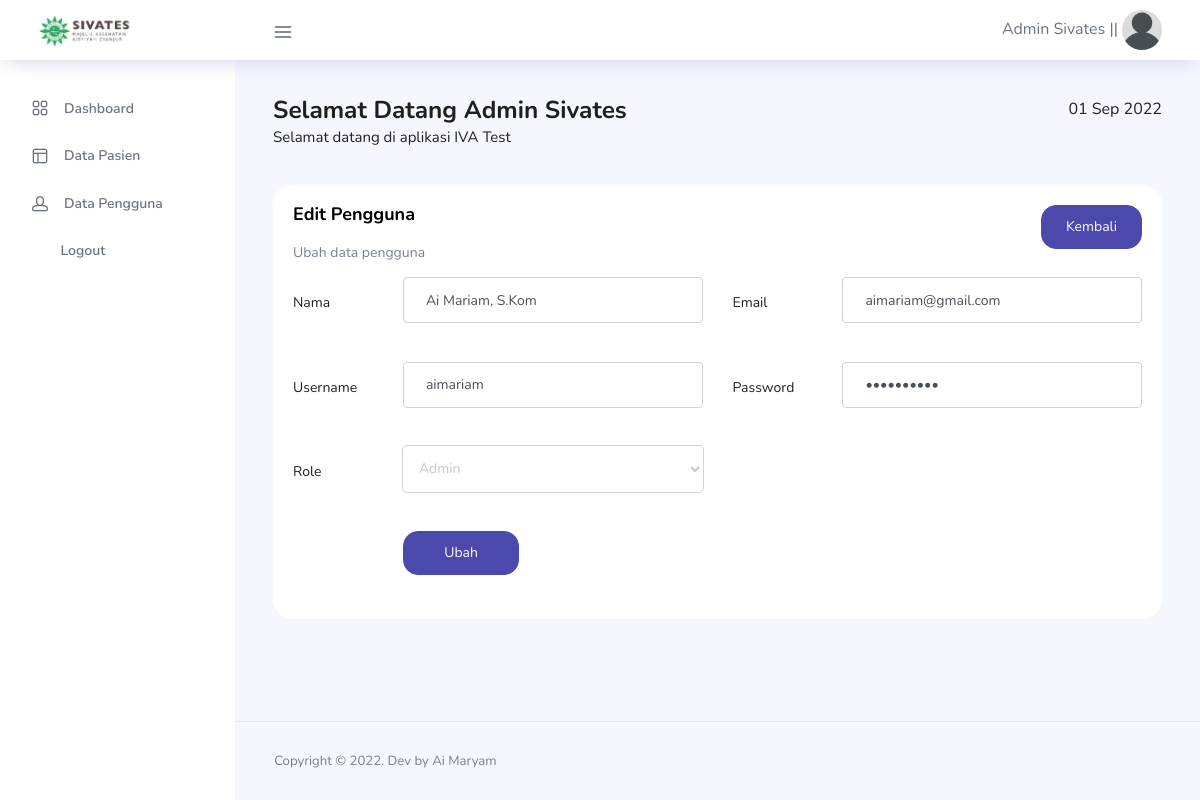
The app's page /view_user/user_edit.php?id_user=2 (signed in), older data.
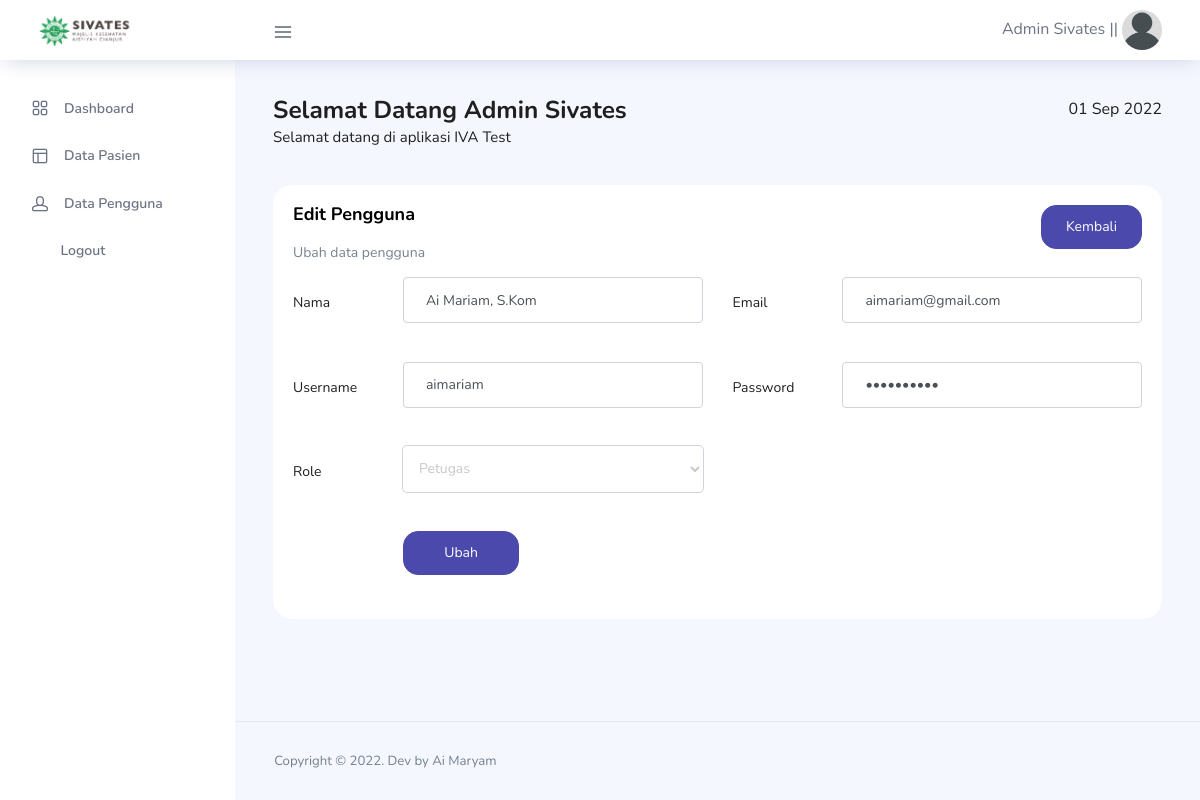
The same page, newer data.
### tables this page shows
CREATE TABLE `users` (
  `id_user` int(11) NOT NULL,
  `nama` varchar(255) NOT NULL,
  `email` varchar(125) NOT NULL,
  `username` varchar(125) NOT NULL,
  `password` varchar(255) NOT NULL,
  `role_id` int(11) NOT NULL,
  `image` varchar(255) NOT NULL,
  `date_created` date NOT NULL,
  `is_active` int(1) NOT NULL
);

CREATE TABLE `user_role` (
  `id_role` int(11) NOT NULL,
  `role` varchar(125) NOT NULL
);

### functions.php (called while the page is built, shortened)
<?php
$conn = mysqli_connect("localhost", "root", "", "db_sivates");
function query($query)
{
    global $conn;
    $result = mysqli_query($conn, $query);
    $rows = [];
    while ($row = mysqli_fetch_assoc($result)) {
        $rows[] = $row;
    }
    return $rows;
}

### view_user/user_edit.php (the view, shortened to what this page needs)
<?php
include "../templates/header.php";
include "../templates/topbar.php";
include "../templates/aside.php";
$id = $_GET["id_user"];
$user = query("SELECT * FROM users
                INNER JOIN user_role
                ON users.role_id = user_role.id_role
                WHERE id_user = $id")[0];
?>
<div class="row">
    <div class="col-12 grid-margin">
        <div class="card">
            <div class="card-body">
                <div class="row">
                    <div class="col">
                        <h4 class="card-title">Edit Pengguna</h4>
                        <p class="card-description">
                            Ubah data pengguna
                        </p>
                    </div>
                    <div class="col">
                        <a class="btn btn-primary float-right" href="users.php">Kembali</a>
                    </div>
                </div>
                <form class="form-sample" action="" method="POST">
                    <div class="row">
                        <div class="col-md-6">
                            <div class="form-group row">
                                <label class="col-sm-3 col-form-label">Nama</label>
                                <div class="col-sm-9">
                                    <input type="text" class="form-control" name="nama" value="<?= $user['nama']; ?>" />
                                </div>
                            </div>
                        </div>
                        <div class="col-md-6">
                            <div class="form-group row">
                                <label class="col-sm-3 col-form-label">Email</label>
                                <div class="col-sm-9">
                                    <input type="email" class="form-control" name="email" value="<?= $user['email']; ?>" />
                                </div>
                            </div>
                        </div>
                    </div>
                    <div class="row">
                        <div class="col-md-6">
                            <div class="form-group row">
                                <label class="col-sm-3 col-form-label">Username</label>
                                <div class="col-sm-9">
                                    <input type="text" class="form-control" name="username" value="<?= $user['username']; ?>" />
                                </div>
                            </div>
                        </div>
                        <div class="col-md-6">
                            <div class="form-group row">
                                <label class="col-sm-3 col-form-label">Password</label>
                                <div class="col-sm-9">
                                    <input type="password" class="form-control" name="password" value="<?= $user['password']; ?>" />
                                </div>
                            </div>
                        </div>
                    </div>
                    <div class="row">
                        <div class="col-md-6">
                            <div class="form-group row">
                                <label class="col-sm-3 col-form-label">Role</label>
                                <div class="col-sm-9">
                                    <select class="form-control" name="role">
                                        <option value="<?= $user['role_id']; ?>"><?= $user['role']; ?></option>
                                    </select>
                                </div>
                            </div>
                        </div>
                    </div>
                    <div class="row">
                        <div class="col-md-6">
                            <div class="form-group row">
                                <label class="col-sm-3 col-form-label"></label>
                                <div class="col-sm-4">
                                    <button type="submit" class="btn btn-block btn-primary font-weight-medium auth-form-btn" name="user_edit">Ubah</button>
                                </div>
                            </div>
                        </div>
                    </div>
                </form>
            </div>
        </div>
    </div>
</div>
<?php
include "../templates/footer.php";
?>

Row changes from the older to the newer data that the page shows:
changed users "Ai Mariam, S.Kom": role "Admin" → "Petugas"
